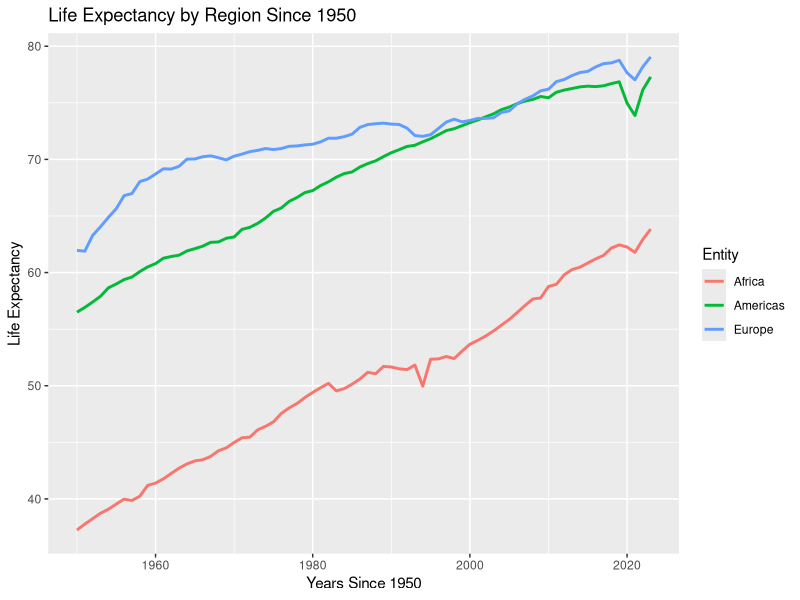

This figure's R source:
## ---- chunk 1
library(tidyverse)

life_expectancy <- read_csv("data/life_expectancy/life-expectancy.csv")

## ---- chunk 2
life_clean <- life_expectancy |>
  filter(!is.na(`Life expectancy`), 
         Year >= 1950,
         Entity %in% c("Africa", "Americas", "Europe"))
## ---- chunk 3
ggplot(life_clean, aes(x = Year, y = `Life expectancy`, color = Entity)) +
  geom_line(linewidth = 1) +
  labs(
    title = "Life Expectancy by Region Since 1950",
    x = "Years Since 1950",
    y = "Life Expectancy"
  )
## ---- chunk 4
visual_table <- life_clean |>
group_by(Entity) |>
filter(Year == max(Year)) |>
  select(Entity, Year, `Life expectancy`) |>
  arrange(desc(`Life expectancy`))
visual_table
## ---- chunk 5
knitr::kable(
  visual_table,
  col.names = c("Region", "Year", "Life Expectancy"),
  caption = "Most Recent Life Expectancy by Region"
)
## ---- chunk 6
results_data <- life_clean |>
  filter(Year >= 1950) |>
  mutate(year_since_1950 = Year - 1950)

results_model <- lm(`Life expectancy` ~ year_since_1950 * Entity, data = results_data)

results_table <- data.frame(
  Term = c("Intercept", "Years Since 1950", "Americas", "Europe", 
           "Years Since 1950 × Americas", "Years Since 1950 × Europe"),
  Estimate = round(coef(results_model), 3),
  Std_Error = round(summary(results_model)$coefficients[,2], 3),
  P_Value = round(summary(results_model)$coefficients[,4], 3)
)

knitr::kable(results_table, 
             col.names = c("Term", "Estimate", "Std. Error", "P-Value"),
             caption = "Regression Results: Life Expectancy by Year and Region",
             row.names = FALSE)
## ---- chunk 7
life_clean |>
  group_by(Entity) |>
  summarize(
    slope = coef(lm(`Life expectancy` ~ Year))[2]
  )
